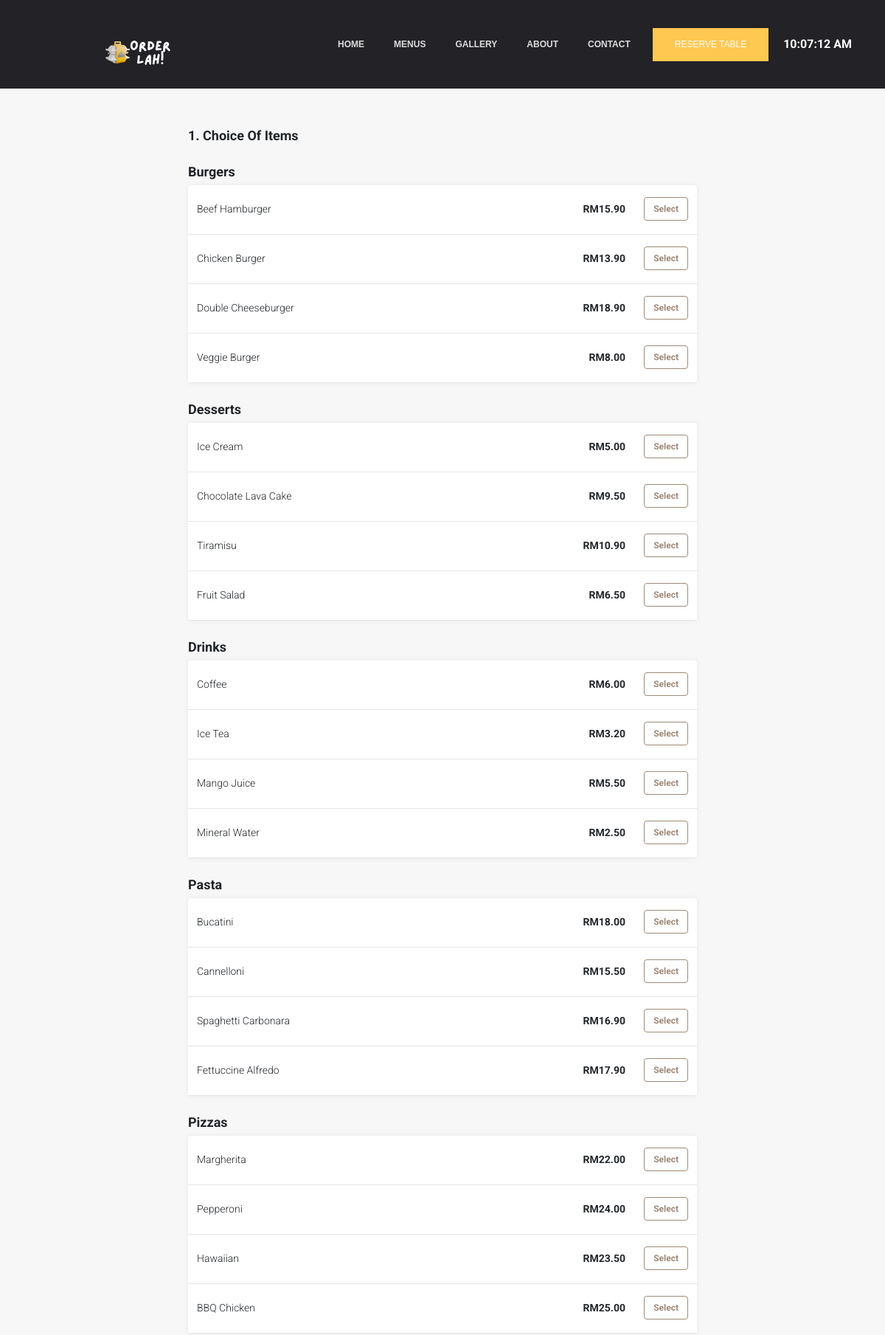
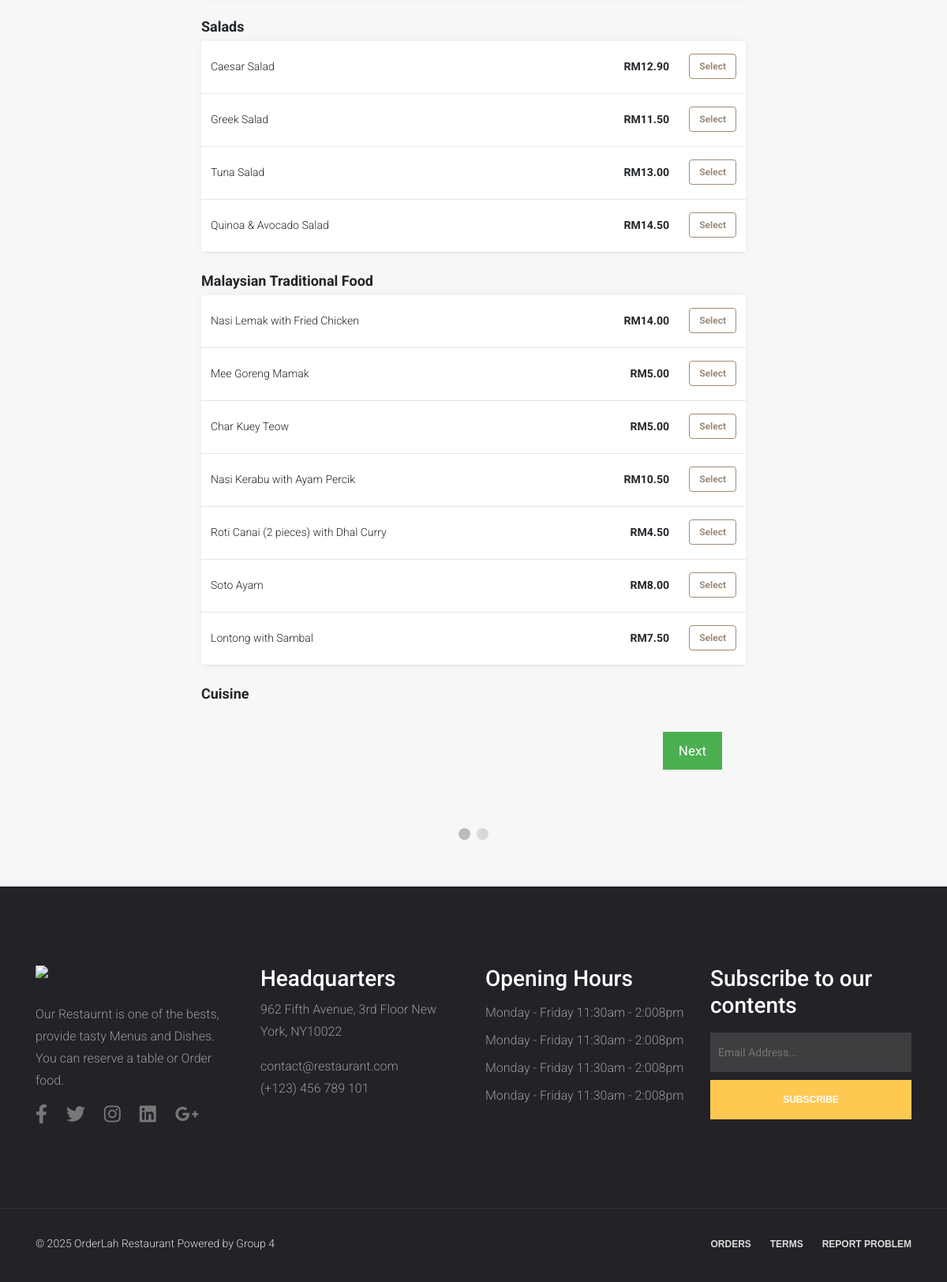
Page /order_food.php on the committed database (2 pictures, top to bottom).
### tables this page shows
CREATE TABLE `menu_categories` (
  `category_id` int(3) NOT NULL,
  `category_name` varchar(50) NOT NULL
);

CREATE TABLE `menus` (
  `menu_id` int(5) NOT NULL,
  `menu_name` varchar(100) NOT NULL,
  `menu_description` varchar(255) NOT NULL,
  `menu_price` decimal(6,2) NOT NULL,
  `menu_image` varchar(255) NOT NULL,
  `category_id` int(3) NOT NULL
);

### order_food.php (the view, shortened to what this page needs)
<?php
    include "connect.php";
    include "Includes/templates/header.php";
    include "Includes/templates/navbar.php";
?>
	<section class="order_food_section">
		<form method="post" id="order_food_form" action="order_food.php">
			<div class="select_menus_tab order_food_tab" id="menus_tab">
                <div class="text_header">
                    <span>
                        1. Choice of Items
                    </span>
                </div>
				<div>
					<?php
						$stmt = $con->prepare("Select * from menu_categories");
                    	$stmt->execute();
                    	$menu_categories = $stmt->fetchAll();
                    	foreach($menu_categories as $category)
                    	{
                    		?>
                    			<div class="text_header">
									<span>
										<?php echo $category['category_name']; ?>
									</span>
								</div>
								<div class="items_tab">
				        			<?php
				        				$stmt = $con->prepare("Select * from menus where category_id = ?");
				                    	$stmt->execute(array($category['category_id']));
				                    	$rows = $stmt->fetchAll();
				                    	foreach($rows as $row)
				                    	{
				                        	echo "<div class='itemListElement'>";
				                            	echo "<div class = 'item_details'>";
				                                	echo "<div>";
				                                    	echo $row['menu_name'];
				                                	echo "</div>";
				                                	echo "<div class = 'item_select_part'>";
				                                    	echo "<div class = 'menu_price_field'>";
				    										echo "<span style = 'font-weight: bold;'>";
				                                    			echo "RM".$row['menu_price'];
				                                    		echo "</span>";
				                                    	echo "</div>";
				                                    ?>
				                                    	<div class="select_item_bttn">
				                                    		<div class="btn-group-toggle" data-toggle="buttons">
																<label class="menu_label item_label btn btn-secondary">
																	<input type="checkbox"  name="selected_menus[]" value="<?php echo $row['menu_id'] ?>" autocomplete="off">Select
																</label>
															</div>
				                                    	</div>
				                                    <?php
				                                	echo "</div>";
				                            	echo "</div>";
				                        	echo "</div>";
				                    	}
				            		?>
				    			</div>
                    		<?php
                    	}
					?>
				</div>
			</div>
            <div style="overflow:auto;padding: 30px;">
                <div style="float:right;">
                    <button type="button" id="nextBtn" class="next_prev_buttons" onclick="nextPrev(1)">Next</button>
                </div>
            </div>
            <div style="text-align:center;margin-top:40px;">
                <span class="step"></span>
                <span class="step"></span>
            </div>
		</form>
	</section>
    <section class="widget_section" style="background-color: #222227;padding: 100px 0;">
        <div class="container">
            <div class="row">
                <div class="col-lg-3 col-md-6">
                    <div class="footer_widget">
                        <img src="Design/images/restaurant-logo.png" alt="Restaurant Logo" style="width: 150px;margin-bottom: 20px;">
                        <p>
                            Our Restaurnt is one of the bests, provide tasty Menus and Dishes. You can reserve a table or Order food.
                        </p>
                        <ul class="widget_social">
                            <li><a href="#" data-toggle="tooltip" title="Facebook"><i class="fab fa-facebook-f fa-2x"></i></a></li>
                            <li><a href="#" data-toggle="tooltip" title="Twitter"><i class="fab fa-twitter fa-2x"></i></a></li>
                            <li><a href="#" data-toggle="tooltip" title="Instagram"><i class="fab fa-instagram fa-2x"></i></a></li>
                            <li><a href="#" data-toggle="tooltip" title="LinkedIn"><i class="fab fa-linkedin fa-2x"></i></a></li>
                            <li><a href="#" data-toggle="tooltip" title="Google+"><i class="fab fa-google-plus-g fa-2x"></i></a></li>
                        </ul>
                    </div>
                </div>
                <div class="col-lg-3 col-md-6">
                     <div class="footer_widget">
                        <h3>Headquarters</h3>
                        <p>
                            962 Fifth Avenue, 3rd Floor New York, NY10022
                        </p>
                        <p>
                            contact@restaurant.com
                            <br>
                            (+123) 456 789 101
                        </p>
                     </div>
                </div>
                <div class="col-lg-3 col-md-6">
                    <div class="footer_widget">
                        <h3>
                            Opening Hours
                        </h3>
                        <ul class="opening_time">
                            <li>Monday - Friday 11:30am - 2:008pm</li>
                            <li>Monday - Friday 11:30am - 2:008pm</li>
                            <li>Monday - Friday 11:30am - 2:008pm</li>
                            <li>Monday - Friday 11:30am - 2:008pm</li>
                        </ul>
                    </div>
                </div>
                <div class="col-lg-3 col-md-6">
                    <div class="footer_widget">
                        <h3>Subscribe to our contents</h3>
                        <div class="subscribe_form">
                            <form action="#" class="subscribe_form" novalidate="true">
                                <input type="email" name="EMAIL" id="subs-email" class="form_input" placeholder="Email Address...">
                                <button type="submit" class="submit">SUBSCRIBE</button>
                                <div class="clearfix"></div>
                            </form>
                        </div>
                    </div>
                </div>
            </div>
        </div>
    </section>
    <?php include "Includes/templates/footer.php"; ?>

### Design/css/main.css (style rules this page uses)
a, a:hover { text-decoration: none !important; }
ul { display: block; list-style: none; padding: 0; margin: 0; }
html { scroll-behavior: smooth; }
body { font-family: 'Roboto', sans-serif; font-size: 16px; line-height: 28px; font-weight: 300; }
.widget_social { display: block; text-align: left; }
.widget_social li { display: inline-block; }
.widget_social li a { color: #777; font-size: 12px; margin-right: 20px; }
.footer_widget p { color: #999; }
.footer_widget h3 { color: #fff; }
.subscribe_form { display: block; text-align: center; padding: 5px 0; }
.subscribe_form .form_input { display: block; background-color: rgba(119, 119, 119, 0.33); color: #fff; border: none; font-size: 14px; line-height: 50px; padding: 0 10px; float: left; width: 100%; margin-bottom: 10px; transition: all 0.5s ease-in-out; }
.opening_time li { color: #999; line-height: 35px; }
.subscribe_form .submit { background-color: #ffc851; color: #fff; font-family: "Work Sans", sans-serif; font-size: 12px; font-weight: 600; line-height: 50px; display: inline-block; padding: 0 10px; float: left; width: 100%; cursor: pointer; border: none; transition: all 0.5s ease-in-out; }

### order_food.php (style rules this page uses)
body { background: #f7f7f7; }
.text_header { margin-bottom: 5px; font-size: 18px; font-weight: bold; line-height: 1.5; margin-top: 22px; text-transform: capitalize; }
.items_tab { border-radius: 4px; background-color: white; overflow: hidden; box-shadow: 0 0 5px 0 rgba(60, 66, 87, 0.04), 0 0 10px 0 rgba(0, 0, 0, 0.04); }
.itemListElement { font-size: 14px; line-height: 1.29; border-bottom: solid 1px #e5e5e5; cursor: pointer; padding: 16px 12px 18px 12px; }
.item_details { width: auto; display: -webkit-box; display: -moz-box; display: -ms-flexbox; display: -webkit-flex; display: flex; flex-direction: row; justify-content: space-between; align-items: center; -webkit-box-orient: horizontal; -webkit-box-direction: normal; -webkit-flex-direction: row; -webkit-box-pack: justify; -webkit-justify-content: space-between; -webkit-box-align: center; -webkit-align-items: center; }
.item_label { color: #9e8a78; border-color: #9e8a78; background: white; font-size: 12px; font-weight: 700; }
.item_select_part { display: flex; -webkit-box-pack: justify; justify-content: space-between; -webkit-box-align: center; align-items: center; flex-shrink: 0; }
.select_item_bttn { width: 55px; display: flex; margin-left: 30px; -webkit-box-pack: end; justify-content: flex-end; }
.menu_price_field { width: auto; display: flex; margin-left: 30px; -webkit-box-align: baseline; align-items: baseline; }
.order_food_section { max-width: 720px; margin: 50px auto; padding: 0px 15px; }
.step { height: 15px; width: 15px; margin: 0 2px; background-color: #bbbbbb; border: none; border-radius: 50%; display: inline-block; opacity: 0.5; }
.step.active { opacity: 1; }
.order_food_tab { display: none; }
.next_prev_buttons { background-color: #4CAF50; color: #ffffff; border: none; padding: 10px 20px; font-size: 17px; cursor: pointer; }

### rows in the picture
menu_categories: category_name "Burgers"
menus: menu_name "Beef Hamburger", menu_price "15.90"
menus: menu_name "Chicken Burger", menu_price "13.90"
menus: menu_name "Double Cheeseburger", menu_price "18.90"
menus: menu_name "Veggie Burger", menu_price "8.00"
menu_categories: category_name "Desserts"
menus: menu_name "Ice Cream", menu_price "5.00"
menus: menu_name "Chocolate Lava Cake", menu_price "9.50"
menus: menu_name "Tiramisu", menu_price "10.90"
menus: menu_name "Fruit Salad", menu_price "6.50"
menu_categories: category_name "Drinks"
menus: menu_name "Coffee", menu_price "6.00"
menus: menu_name "Ice Tea", menu_price "3.20"
menus: menu_name "Mango Juice", menu_price "5.50"
menus: menu_name "Mineral Water", menu_price "2.50"
menu_categories: category_name "Pasta"
menus: menu_name "Bucatini", menu_price "18.00"
menus: menu_name "Cannelloni", menu_price "15.50"
menus: menu_name "Spaghetti Carbonara", menu_price "16.90"
menus: menu_name "Fettuccine Alfredo", menu_price "17.90"
menu_categories: category_name "Pizzas"
menus: menu_name "Margherita", menu_price "22.00"
menus: menu_name "Pepperoni", menu_price "24.00"
menus: menu_name "Hawaiian", menu_price "23.50"
menus: menu_name "BBQ Chicken", menu_price "25.00"
menu_categories: category_name "Salads"
menus: menu_name "Caesar Salad", menu_price "12.90"
menus: menu_name "Greek Salad", menu_price "11.50"
menus: menu_name "Tuna Salad", menu_price "13.00"
menus: menu_name "Quinoa & Avocado Salad", menu_price "14.50"
menu_categories: category_name "Malaysian Traditional Food"
menus: menu_name "Nasi Lemak with Fried Chicken", menu_price "14.00"
menus: menu_name "Mee Goreng Mamak", menu_price "5.00"
menus: menu_name "Char Kuey Teow", menu_price "5.00"
menus: menu_name "Nasi Kerabu with Ayam Percik", menu_price "10.50"
menus: menu_name "Roti Canai (2 pieces) with Dhal Curry", menu_price "4.50"
menus: menu_name "Soto Ayam", menu_price "8.00"
menus: menu_name "Lontong with Sambal", menu_price "7.50"
menu_categories: category_name "Cuisine"
